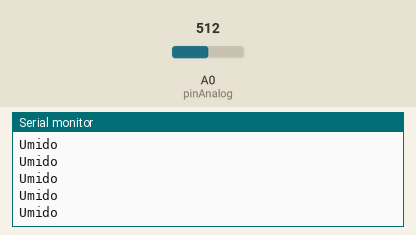
Recording of a sketch running on a simulated Arduino Uno, built with avr-gcc and run on an emulated ATmega328P. Shown: the last lines printed to the serial monitor. The test bench sets the inputs (shaded band); at power-on: A0 (pinAnalog) = 512.

Above: at 1.2 s.
1.3 s: A0 (pinAnalog) set to 937
2.8 s: A0 (pinAnalog) set to 962
At 3.7 s:
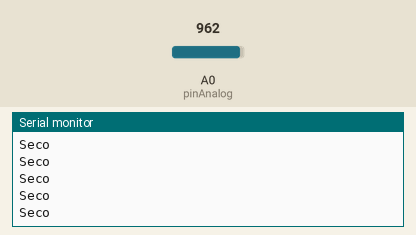
4.7 s: A0 (pinAnalog) set to 940
At 5.5 s:
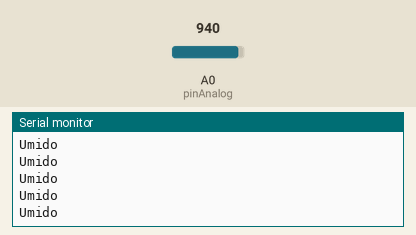
7.7 s: A0 (pinAnalog) set to 960
At 8.5 s:
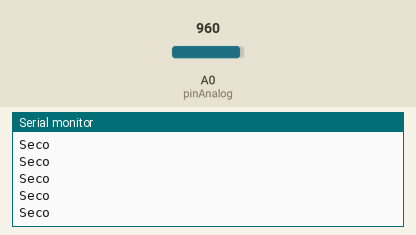
10.7 s: A0 (pinAnalog) set to 900
At 11.7 s:
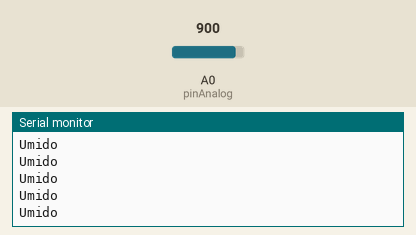

Measured:
- the behaviour switches between 950 and 951 on A0 (pinAnalog) (found by bisection; images 0 and 1)
- after the input at 2.8 s, the serial monitor: prints a new line after 0.07 s (image 1)

The sketch:

sketch_sep22c.ino
```cpp
#define pinAnalog A0
#define pinDigital 13


void setup() {
  // put your setup code here, to run once:
  Serial.begin(9600);
  pinMode(pinDigital, INPUT);
}

void loop() {
  // put your main code here, to run repeatedly:
  /*if(digitalRead(pinDigital)){
    Serial.print("0");
  }
  else{
    Serial.print("1");
  }*/
  //Serial.print(analogRead(pinAnalog));
  Serial.print("\n");
  if(analogRead(pinAnalog)> 950){
    Serial.print("Seco");
  }
  else {
    Serial.print("Umido");
  }
}
```
